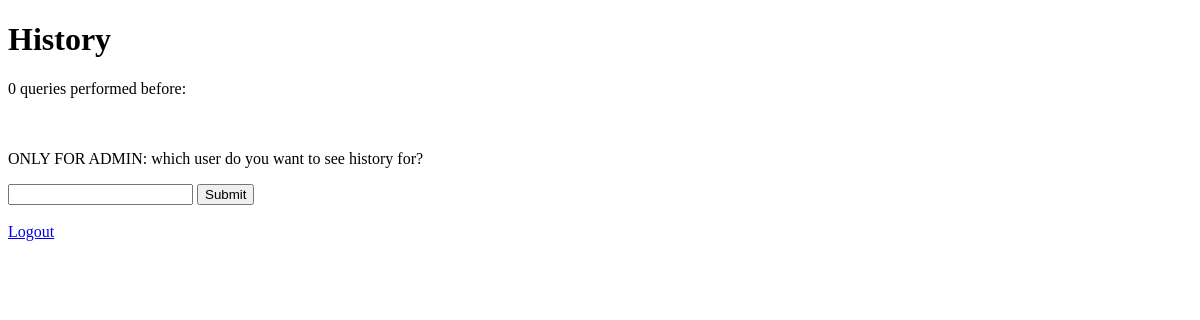
Before: /history (signed in) with the older database file.
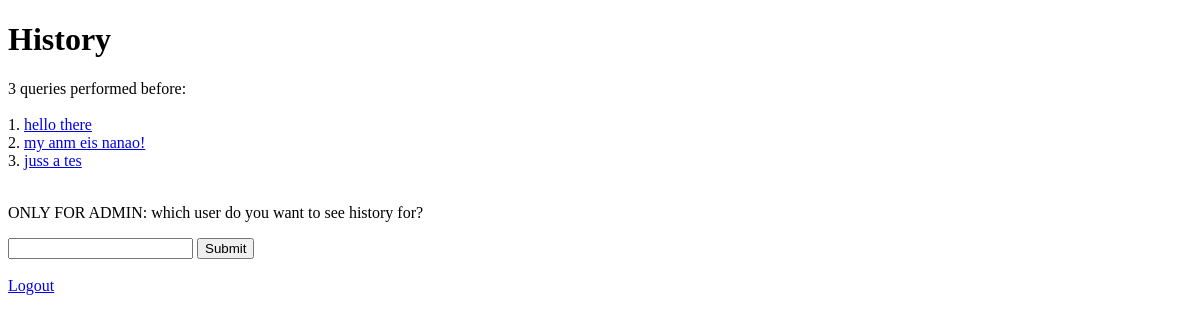
After: the same page with the newer database file.
### models.py (models this page shows, shortened)
class SpellCheck(Base):
	__tablename__ = 'spell_check'
	spell_check_id = Column(Integer, primary_key=True)
	account_username = Column(String, ForeignKey('accounts.username'), nullable=False)
	account = relationship("Account", foreign_keys=[account_username])
	submitted_text = Column(String, nullable=True)
	result = Column(String, nullable=True)

### app.py (the view)
	@app.route('/history', methods=['GET', 'POST'])
	def history():
		if 'username' not in session:
			return redirect(url_for('login'))
		if session['username'] == 'admin' and request.method == 'POST' and 'userquery' in request.form:
			session['user_to_search'] = request.form['userquery']
		try:
			return render_template('history.html', numqueries=SpellCheck.query.filter(SpellCheck.account_username == session['user_to_search']).count(), spell_checks=list(SpellCheck.query.filter(SpellCheck.account_username == session['user_to_search']).all()))
		except:
			session['user_to_search'] = session['username']
			return render_template('history.html', numqueries=SpellCheck.query.filter(SpellCheck.account_username == session['username']).count(), spell_checks=list(SpellCheck.query.filter(SpellCheck.account_username == session['username']).all()))

### templates/history.html (shortened to what this page needs)
<!DOCTYPE html>
<html>
	<head>
	</head>
	<body>
		<h1>History</h1>
		<span class='numqueries' id='numqueries'>{{ numqueries }}</span> queries performed before:</br></br>
		{%- for spell_check in spell_checks %}
			<div>{{ spell_check.spell_check_id }}. <a id="query{{ spell_check.spell_check_id }}" href="{{ url_for('query', query_id=spell_check.spell_check_id) }}">{{ spell_check.submitted_text }}</a></div>
		{%- endfor %}</br>
		<p>ONLY FOR ADMIN: which user do you want to see history for?</p>
		<form action="{{ url_for('history') }}" method='post' autocomplete='off'>
			<input type='text' name='userquery' id='userquery' required>
			<input type='submit' value='Submit'>
		</form></br>
		<a href="{{ url_for('logout') }}">Logout</a>
	</body>
</html>

Changed rows visible on the page:
now on this page (row edited): SpellCheck: spell_check_id "1", submitted_text "hello there"
now on this page (row edited): SpellCheck: spell_check_id "2", submitted_text "my anm eis nanao!"
now on this page (row edited): SpellCheck: spell_check_id "3", submitted_text "juss a tes"
Other visible differences:
{{ numqueries }}: "0" → "3"
